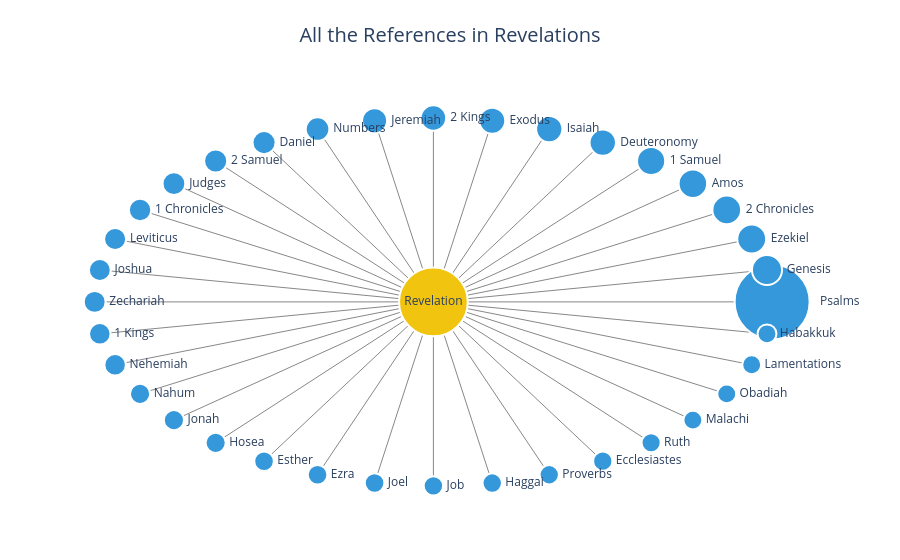

Notebook code cell kept with this figure:
### Code cell
import numpy as np
import networkx as nx
import plotly.graph_objects as go

# --- 1. Build the graph ---
G = nx.DiGraph()
G.add_node("Revelation", type="NT")

old_testament_books = dict((revelations_references['o_start'].str[0]).value_counts())

G.add_nodes_from(old_testament_books.keys(), type="OT")

for book, count in old_testament_books.items():
    G.add_edge("Revelation", book, weight=count)

# --- 2. Define layout (Revelation center, others around it) ---
center_node = "Revelation"
connected_nodes = list(G.neighbors(center_node))
pos = {center_node: (0, 0)}
radius = 1.8
n = len(connected_nodes)

for i, node in enumerate(connected_nodes):
    angle = 2 * np.pi * i / n
    pos[node] = (radius * np.cos(angle), radius * np.sin(angle))

# --- 3. Node sizes based on edge weights ---
weights = nx.get_edge_attributes(G, "weight")
max_w = max(weights.values()) if weights else 1
node_sizes = {
    node: 55 if node == center_node else 15 + 45 * (weights.get((center_node, node), 0) / max_w)
    for node in G.nodes
}

# --- 4. Build edge trace ---
edge_x, edge_y, edge_text = [], [], []
for src, dst, data in G.edges(data=True):
    x0, y0 = pos[src]
    x1, y1 = pos[dst]
    edge_x += [x0, x1, None]
    edge_y += [y0, y1, None]
    edge_text.append(f"{src} → {dst}: {data['weight']}")

edge_trace = go.Scatter(
    x=edge_x, y=edge_y,
    line=dict(width=1, color="#888"),
    hoverinfo="none",
    mode="lines"
)

# --- 5. Build node trace ---
node_x = [pos[node][0] for node in G.nodes]
node_y = [pos[node][1] for node in G.nodes]
node_text = [node for node in G.nodes]
node_size_list = [1.25 *node_sizes[node] for node in G.nodes]

node_trace = go.Scatter(
    x=node_x, y=node_y,
    mode="markers+text",
    text=node_text,
    textposition=[
        "middle center" if node == "Revelation" else "middle right"
        for node in G.nodes
    ],
    marker=dict(
        size=node_size_list,
        color=[
            "#f1c40f" if G.nodes[n]["type"] == "NT" else "#3498db"
            for n in G.nodes
        ],
        line=dict(width=2, color="#fff"),
        opacity=1,
    ),
    hovertext=[
        f"{node}: {weights.get((center_node, node), 0)} references" if node != center_node else node
        for node in G.nodes
    ],
    hoverinfo="text"
)

# --- 6. Plot ---
fig = go.Figure(data=[edge_trace, node_trace])
fig.update_layout(
    title=dict(
        text="All the References in Revelations",
        x=0.5,          # Center the title
        y=0.95,         # Raise it slightly above the plot
        xanchor='center',
        yanchor='top',
        font=dict(size=20)
    ),
    showlegend=False,
    margin=dict(l=40, r=40, t=80, b=40),  # add top margin for title
    plot_bgcolor="white",
    hovermode="closest",
    xaxis=dict(showgrid=False, zeroline=False, showticklabels=False),
    yaxis=dict(showgrid=False, zeroline=False, showticklabels=False)
)
fig.show()

### Figure 1 — Plotly figure (JSON) as saved in the notebook; plotly's stock layout.template omitted (floating-point values rounded to 4 significant figures)
{"data": [{"hoverinfo": "none", "line": {"color": "#888", "width": 1}, "mode": "lines", "type": "scatter", "x": [0, 1.8, null, 0, 1.773, null, 0, 1.691, null, 0, 1.559, null, 0, 1.379, null, 0, 1.157, null, 0, 0.9, null, 0, 0.6156, null, 0, 0.3126, null, 0, 1.102e-16, null, 0, -0.3126, null, 0, -0.6156, null, 0, -0.9, null, 0, -1.157, null, 0, -1.379, null, 0, -1.559, null, 0, -1.691, null, 0, -1.773, null, 0, -1.8, null, 0, -1.773, null, 0, -1.691, null, 0, -1.559, null, 0, -1.379, null, 0, -1.157, null, 0, -0.9, null, 0, -0.6156, null, 0, -0.3126, null, 0, -3.307e-16, null, 0, 0.3126, null, 0, 0.6156, null, 0, 0.9, null, 0, 1.157, null, 0, 1.379, null, 0, 1.559, null, 0, 1.691, null, 0, 1.773, null], "y": [0, 0, null, 0, 0.3126, null, 0, 0.6156, null, 0, 0.9, null, 0, 1.157, null, 0, 1.379, null, 0, 1.559, null, 0, 1.691, null, 0, 1.773, null, 0, 1.8, null, 0, 1.773, null, 0, 1.691, null, 0, 1.559, null, 0, 1.379, null, 0, 1.157, null, 0, 0.9, null, 0, 0.6156, null, 0, 0.3126, null, 0, 2.204e-16, null, 0, -0.3126, null, 0, -0.6156, null, 0, -0.9, null, 0, -1.157, null, 0, -1.379, null, 0, -1.559, null, 0, -1.691, null, 0, -1.773, null, 0, -1.8, null, 0, -1.773, null, 0, -1.691, null, 0, -1.559, null, 0, -1.379, null, 0, -1.157, null, 0, -0.9, null, 0, -0.6156, null, 0, -0.3126, null]}, {"hoverinfo": "text", "hovertext": ["Revelation", "Psalms: 323 references", "Genesis: 65 references", "Ezekiel: 58 references", "2 Chronicles: 57 references", "Amos: 56 references", "1 Samuel: 54 references", "Deuteronomy: 44 references", "Isaiah: 43 references", "Exodus: 42 references", "2 Kings: 39 references", "Jeremiah: 36 references", "Numbers: 28 references", "Daniel: 25 references", "2 Samuel: 25 references", "Judges: 23 references", "1 Chronicles: 21 references", "Leviticus: 19 references", "Joshua: 18 references", "Zechariah: 18 references", "1 Kings: 16 references", "Nehemiah: 16 references", "Nahum: 8 references", "Jonah: 8 references", "Hosea: 8 references", "Esther: 5 references", "Ezra: 5 references", "Joel: 5 references", "Job: 4 references", "Haggai: 4 references", "Proverbs: 3 references", "Ecclesiastes: 3 references", "Ruth: 2 references", "Malachi: 1 references", "Obadiah: 1 references", "Lamentations: 1 references", "Habakkuk: 1 references"], "marker": {"color": ["#f1c40f", "#3498db", "#3498db", "#3498db", "#3498db", "#3498db", "#3498db", "#3498db", "#3498db", "#3498db", "#3498db", "#3498db", "#3498db", "#3498db", "#3498db", "#3498db", "#3498db", "#3498db", "#3498db", "#3498db", "#3498db", "#3498db", "#3498db", "#3498db", "#3498db", "#3498db", "#3498db", "#3498db", "#3498db", "#3498db", "#3498db", "#3498db", "#3498db", "#3498db", "#3498db", "#3498db", "#3498db"], "line": {"color": "#fff", "width": 2}, "opacity": 1, "size": [68.75, 75, 30.07, 28.85, 28.68, 28.5, 28.15, 26.41, 26.24, 26.06, 25.54, 25.02, 23.63, 23.1, 23.1, 22.76, 22.41, 22.06, 21.88, 21.88, 21.54, 21.54, 20.14, 20.14, 20.14, 19.62, 19.62, 19.62, 19.45, 19.45, 19.27, 19.27, 19.1, 18.92, 18.92, 18.92, 18.92]}, "mode": "markers+text", "text": ["Revelation", "Psalms", "Genesis", "Ezekiel", "2 Chronicles", "Amos", "1 Samuel", "Deuteronomy", "Isaiah", "Exodus", "2 Kings", "Jeremiah", "Numbers", "Daniel", "2 Samuel", "Judges", "1 Chronicles", "Leviticus", "Joshua", "Zechariah", "1 Kings", "Nehemiah", "Nahum", "Jonah", "Hosea", "Esther", "Ezra", "Joel", "Job", "Haggai", "Proverbs", "Ecclesiastes", "Ruth", "Malachi", "Obadiah", "Lamentations", "Habakkuk"], "textposition": ["middle center", "middle right", "middle right", "middle right", "middle right", "middle right", "middle right", "middle right", "middle right", "middle right", "middle right", "middle right", "middle right", "middle right", "middle right", "middle right", "middle right", "middle right", "middle right", "middle right", "middle right", "middle right", "middle right", "middle right", "middle right", "middle right", "middle right", "middle right", "middle right", "middle right", "middle right", "middle right", "middle right", "middle right", "middle right", "middle right", "middle right"], "type": "scatter", "x": [0, 1.8, 1.773, 1.691, 1.559, 1.379, 1.157, 0.9, 0.6156, 0.3126, 1.102e-16, -0.3126, -0.6156, -0.9, -1.157, -1.379, -1.559, -1.691, -1.773, -1.8, -1.773, -1.691, -1.559, -1.379, -1.157, -0.9, -0.6156, -0.3126, -3.307e-16, 0.3126, 0.6156, 0.9, 1.157, 1.379, 1.559, 1.691, 1.773], "y": [0, 0, 0.3126, 0.6156, 0.9, 1.157, 1.379, 1.559, 1.691, 1.773, 1.8, 1.773, 1.691, 1.559, 1.379, 1.157, 0.9, 0.6156, 0.3126, 2.204e-16, -0.3126, -0.6156, -0.9, -1.157, -1.379, -1.559, -1.691, -1.773, -1.8, -1.773, -1.691, -1.559, -1.379, -1.157, -0.9, -0.6156, -0.3126]}], "layout": {"hovermode": "closest", "margin": {"b": 40, "l": 40, "r": 40, "t": 80}, "plot_bgcolor": "white", "showlegend": false, "title": {"font": {"size": 20}, "text": "All the References in Revelations", "x": 0.5, "xanchor": "center", "y": 0.95, "yanchor": "top"}, "xaxis": {"showgrid": false, "showticklabels": false, "zeroline": false}, "yaxis": {"showgrid": false, "showticklabels": false, "zeroline": false}}}
